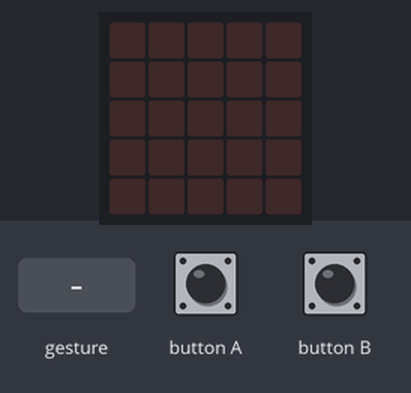
Simulated run of this program. Board: BBC micro:bit (MakeCode). Shown: the board's 5×5 LED display. Inputs (shaded band) come from the test bench. Random numbers come from a fixed seed; a tilt is held for 1.5 s and a shake lasts 1 s, then the board lies face up again.

Above: at 1.2 s.
1.3 s: button A pressed for 0.15 s
At 2.6 s:
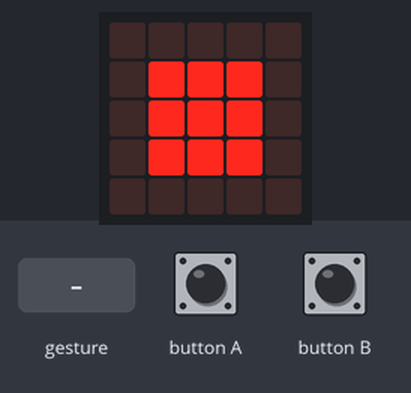
2.9 s: gesture 'shake'
At 3.5 s:
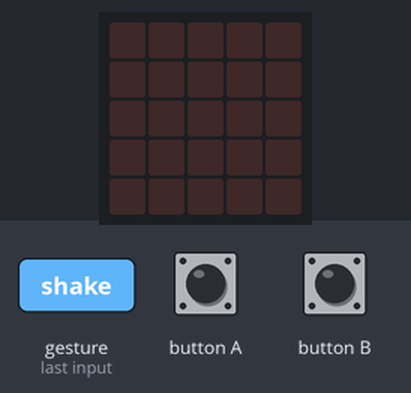
Timing chart, 0 to 5.9 s (numbered marks = the images above; inputs shaded):
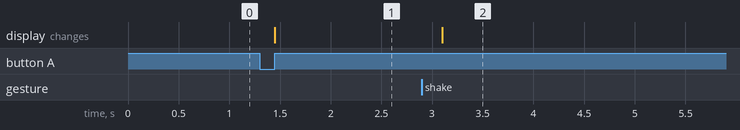

Measured:
- after the input at 1.3 s, the display: changes after 0.15 s (image 1)
- after the input at 2.9 s, the display: changes after 0.20 s (image 2)

The program:

main.ts
```typescript
input.onButtonPressed(Button.A, function () {
    dado1 = Math.round(randint(50, 649) / 100)
    modo = 1
    basic.showLeds(`
        . . . . .
        . # # # .
        . # # # .
        . # # # .
        . . . . .
        `)
    basic.pause(200)
})
input.onGesture(Gesture.Shake, function () {
    modo = 0
    dado1 = 1
    dado2 = 1
    basic.clearScreen()
})
input.onButtonPressed(Button.B, function () {

})
let dado2 = 0
let dado1 = 0
let modo = 0
modo = 0
dado1 = 1
dado2 = 1
basic.forever(function () {
    if (modo == 1) {

    } else if (modo == 2) {

    } else {

    }
})
```

test.ts
```typescript
// testes vão aqui; isto não será compilado quando este pacote for usado como uma extensão.
```
